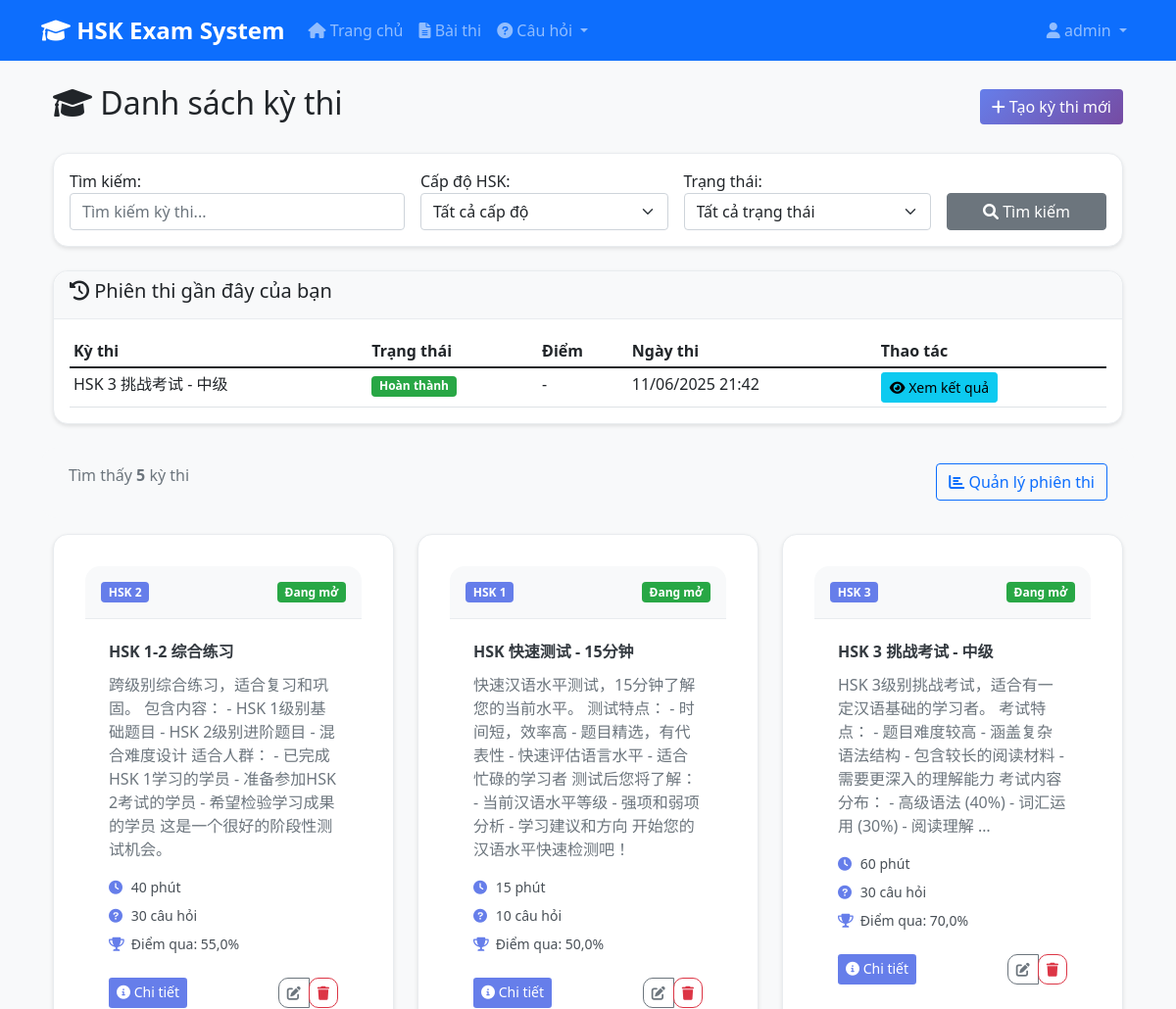
Page /exams/ (signed in, upper part) on the earlier database version.
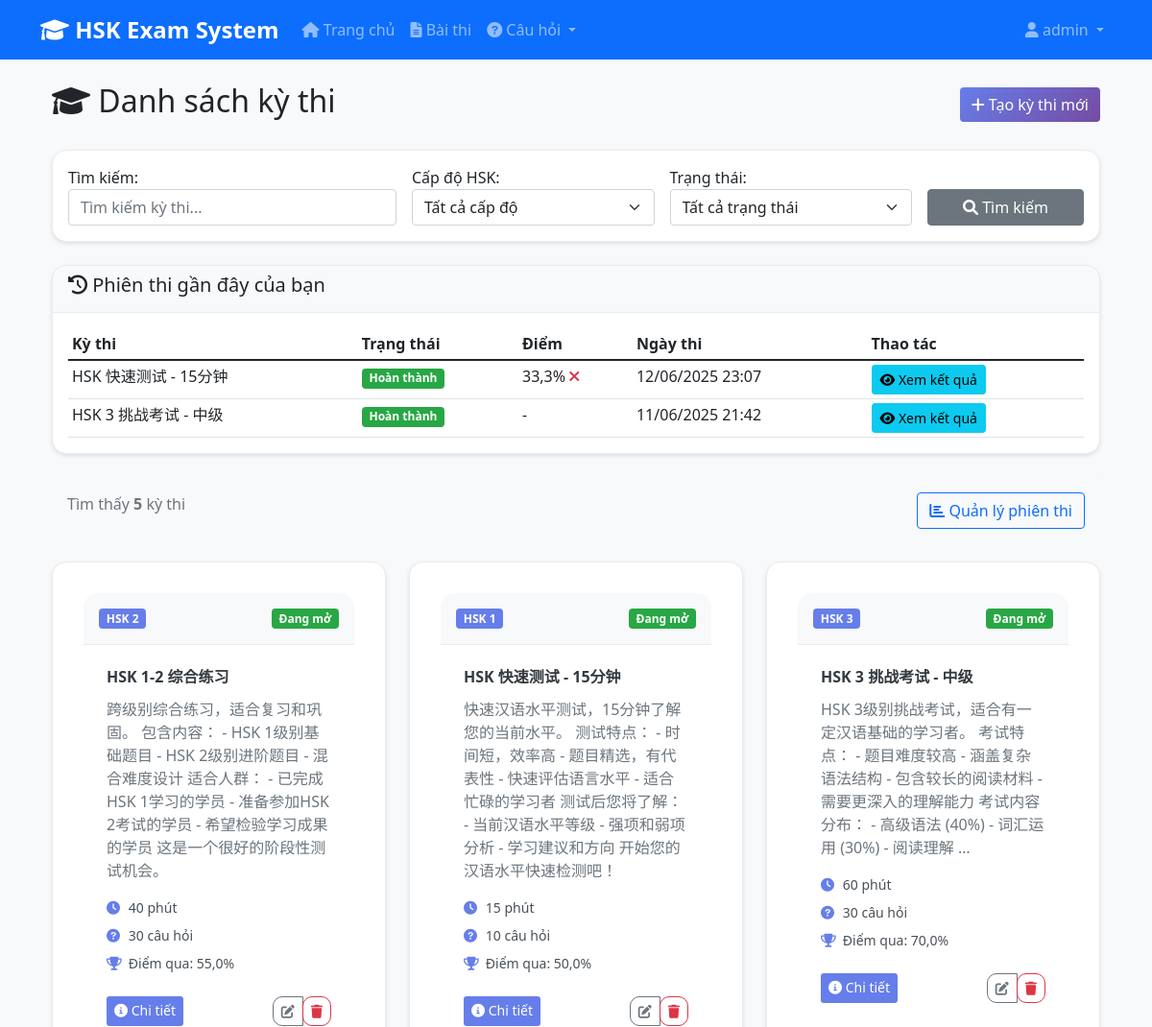
Same page on the later database version.
### apps/exams/models.py (models this page shows, shortened)
class ExamSession(TimeStampedModel):
    STATUS_CHOICES = [
        ('not_started', 'Chưa bắt đầu'),
        ('in_progress', 'Đang thi'),
        ('completed', 'Đã hoàn thành'),
        ('expired', 'Đã hết hạn'),
    ]
    exam = models.ForeignKey(
        Exam,
        on_delete=models.CASCADE,
        verbose_name="Kỳ thi"
    )
    user = models.ForeignKey(
        settings.AUTH_USER_MODEL,
        on_delete=models.CASCADE,
        verbose_name="Thí sinh"
    )
    status = models.CharField(
        max_length=20,
        choices=STATUS_CHOICES,
        default='not_started',
        verbose_name="Trạng thái"
    )
    started_at = models.DateTimeField(
        null=True,
        blank=True,
        verbose_name="Bắt đầu lúc"
    )
    completed_at = models.DateTimeField(
        null=True,
        blank=True,
        verbose_name="Hoàn thành lúc"
    )
    time_remaining = models.IntegerField(
        null=True,
        blank=True,
        help_text="Thời gian còn lại (phút)",
        verbose_name="Thời gian còn lại"
    )
    score = models.FloatField(
        null=True,
        blank=True,
        verbose_name="Điểm số"
    )
    total_points = models.IntegerField(
        default=0,
        verbose_name="Tổng điểm"
    )
    earned_points = models.IntegerField(
        default=0,
        verbose_name="Điểm đạt được"
    )
    percentage = models.FloatField(
        null=True,
        blank=True,
        verbose_name="Phần trăm"
    )
    passed = models.BooleanField(
        default=False,
        verbose_name="Đã đậu")
    questions_order = models.JSONField(
        default=list,
        blank=True,
        verbose_name="Thứ tự câu hỏi"
    )
    current_question_index = models.IntegerField(
        default=0,
        verbose_name="Chỉ số câu hỏi hiện tại"
    )
    user_answers = models.JSONField(
        default=dict,        blank=True,
        verbose_name="Câu trả lời của người dùng"
    )
    class Meta:
        ordering = ['-created_at']
        verbose_name = 'Phiên thi'
        verbose_name_plural = 'Phiên thi'
        indexes = [
            models.Index(fields=['user', 'status']),
            models.Index(fields=['exam', 'status']),
            models.Index(fields=['started_at']),
        ]

class Exam(TimeStampedModel):
    title = models.CharField(
        max_length=200,
        verbose_name="Tiêu đề kỳ thi"
    )
    description = models.TextField(
        blank=True,
        verbose_name="Mô tả"
    )
    hsk_level = models.ForeignKey(
        HSKLevel,
        on_delete=models.CASCADE,
        verbose_name="Cấp độ HSK"
    )
    question_bank = models.ForeignKey(
        QuestionBank,
        on_delete=models.CASCADE,
        verbose_name="Ngân hàng câu hỏi"
    )
    duration_minutes = models.IntegerField(
        default=120,
        validators=[MinValueValidator(1), MaxValueValidator(480)],
        verbose_name="Thời gian thi (phút)"
    )
    total_questions = models.IntegerField(
        default=40,
        validators=[MinValueValidator(1), MaxValueValidator(200)],
        verbose_name="Tổng số câu hỏi"
    )
    passing_score = models.FloatField(
        default=60.0,
        validators=[MinValueValidator(0), MaxValueValidator(100)],
        help_text="Điểm đậu (%)",
        verbose_name="Điểm đậu"
    )
    is_active = models.BooleanField(
        default=True,
        verbose_name="Kích hoạt"
    )
    start_date = models.DateTimeField(
        default=timezone.now,
        verbose_name="Ngày bắt đầu"
    )
    end_date = models.DateTimeField(
        null=True,
        blank=True,
        verbose_name="Ngày kết thúc")
    randomize_questions = models.BooleanField(
        default=True,
        verbose_name="Xáo trộn câu hỏi"
    )
    show_results_immediately = models.BooleanField(
        default=True,
        verbose_name="Hiển thị kết quả ngay"
    )
    allow_retake = models.BooleanField(
        default=True,
        verbose_name="Cho phép thi lại"
    )
    max_attempts = models.IntegerField(
        default=3,
        validators=[MinValueValidator(1), MaxValueValidator(10)],
        verbose_name="Số lần thi tối đa"
    )
    instructions = models.TextField(
        blank=True,
        verbose_name="Hướng dẫn thi",
        help_text="Hướng dẫn chi tiết cho thí sinh"
    )
    allow_navigation = models.BooleanField(
        default=True,
        verbose_name="Cho phép di chuyển giữa các câu",
        help_text="Cho phép thí sinh quay lại câu trước"
    )
    require_full_completion = models.BooleanField(
        default=False,
        verbose_name="Yêu cầu hoàn thành tất cả câu",
        help_text="Bắt buộc trả lời tất cả câu hỏi"
    )
    class Meta:
        ordering = ['-created_at']
        verbose_name = 'Kỳ thi'
        verbose_name_plural = 'Kỳ thi'
        indexes = [
            models.Index(fields=['hsk_level', 'is_active']),
            models.Index(fields=['start_date', 'end_date']),
        ]
    def is_available(self):
        now = timezone.now()
        if not self.is_active:
            return False
        if self.start_date and now < self.start_date:
            return False
        if self.end_date and now > self.end_date:
            return False
        return True

### apps/common/models.py (models this page shows)
class HSKLevel(models.Model):
    level = models.IntegerField(unique=True)
    name = models.CharField(max_length=20)
    description = models.TextField(blank=True)
    vocabulary_count = models.IntegerField(default=0)
    class Meta:
        ordering = ['level']
        verbose_name = 'HSK Level'
        verbose_name_plural = 'HSK Levels'
    def __str__(self):
        return f"HSK {self.level}"

### apps/exams/views.py (the view, shortened to what this page needs)
# urls.py: path('', views.ExamListView.as_view(), name='list'),
class ExamListView(ListView):
    model = Exam
    template_name = 'exams/exam_list.html'
    context_object_name = 'exams'
    paginate_by = 12
    def get_queryset(self):
        queryset = Exam.objects.select_related('hsk_level', 'question_bank')
        search = self.request.GET.get('search')
        hsk_level = self.request.GET.get('hsk_level')
        status = self.request.GET.get('status')
        if search:
            queryset = queryset.filter(
                Q(title__icontains=search) |
                Q(description__icontains=search)
            )
        if hsk_level:
            queryset = queryset.filter(hsk_level_id=hsk_level)
        now = timezone.now()
        return queryset.order_by('-created_at')
    def get_context_data(self, **kwargs):
        context = super().get_context_data(**kwargs)
        context['search_form'] = ExamSearchForm(self.request.GET)
        context['total_exams'] = self.get_queryset().count()
        if self.request.user.is_authenticated:
            context['user_sessions'] = ExamSession.objects.filter(
                user=self.request.user
            ).select_related('exam').order_by('-created_at')[:5]
        return context

### apps/exams/forms.py
class ExamSearchForm(forms.Form):
    search = forms.CharField(
        required=False,
        widget=forms.TextInput(attrs={
            'class': 'form-control',
            'placeholder': 'Tìm kiếm kỳ thi...'
        }),
        label='Tìm kiếm'
    )
    hsk_level = forms.ModelChoiceField(
        queryset=HSKLevel.objects.all().order_by('level'),
        required=False,
        empty_label='Tất cả cấp độ',
        widget=forms.Select(attrs={
            'class': 'form-select'
        }),
        label='Cấp độ HSK'
    )
    status = forms.ChoiceField(
        choices=[
            ('', 'Tất cả trạng thái'),
            ('available', 'Khả dụng'),
            ('upcoming', 'Sắp diễn ra'),
            ('expired', 'Đã kết thúc'),
            ('inactive', 'Ngừng hoạt động'),
        ],
        required=False,
        widget=forms.Select(attrs={
            'class': 'form-select'
        }),
        label='Trạng thái'
    )

### templates/exams/exam_list.html (shortened to what the changed rows need)
{% extends 'base.html' %}
{% load static %}
{% block extra_css %}
<link rel="stylesheet" href="{% static 'css/variables.css' %}">
<link rel="stylesheet" href="{% static 'css/exams/exam_common.css' %}">
<link rel="stylesheet" href="{% static 'css/exams/exam_list.css' %}">
{% endblock extra_css %}
{% block content %}
<div class="container mt-4">
    <div class="row">
        <div class="col-md-12">
            <div class="d-flex justify-content-between align-items-center mb-4">
                <h2><i class="fas fa-graduation-cap"></i> Danh sách kỳ thi</h2>
            </div>
            {% if user.is_authenticated and user_sessions %}
            <div class="card recent-sessions-card mb-4">
                <div class="card-body">
                    <div class="table-responsive">
                        <table class="table table-sm">
                            <thead>
                                <tr>
                                    <th>Kỳ thi</th>
                                    <th>Trạng thái</th>
                                    <th>Điểm</th>
                                    <th>Ngày thi</th>
                                    <th>Thao tác</th>
                                </tr>
                            </thead>
                            <tbody>
                                {% for session in user_sessions %}
                                <tr>
                                    <td>{{ session.exam.title }}</td>
                                    <td>
                                        {% if session.status == 'completed' %}
                                        <span class="badge bg-success">Hoàn thành</span>
                                        {% elif session.status == 'in_progress' %}
                                        <span class="badge bg-warning">Đang thi</span>
                                        {% elif session.status == 'expired' %}
                                        <span class="badge bg-danger">Hết hạn</span>
                                        {% else %}
                                        <span class="badge bg-secondary">{{ session.get_status_display }}</span>
                                        {% endif %}
                                    </td>                                    <td>
                                        {% if session.percentage %}
                                        {{ session.percentage|floatformat:1 }}%
                                        {% if session.passed %}
                                        <i class="fas fa-check text-success"></i>
                                        {% else %}
                                        <i class="fas fa-times text-danger"></i>
                                        {% endif %}
                                        {% else %}
                                        -
                                        {% endif %}
                                    </td>
                                    <td>{{ session.created_at|date:"d/m/Y H:i" }}</td>
                                    <td>
                                        {% if session.status == 'in_progress' %}
                                        <a href="{% url 'exams:continue_exam' session.pk %}" class="btn btn-sm btn-warning">
                                            <i class="fas fa-play"></i> Tiếp tục
                                        </a>
                                        {% elif session.status in 'completed,expired' %}
                                        <a href="{% url 'exams:result' session.pk %}" class="btn btn-sm btn-info">
                                            <i class="fas fa-eye"></i> Xem kết quả
                                        </a>
                                        {% endif %}
                                    </td>
                                </tr>
                                {% endfor %}
                            </tbody>
                        </table>
                    </div>
                </div>
            </div>
            {% endif %}
            {% if exams %}
            <div class="row">
                {% for exam in exams %}
                <div class="col-md-6 col-lg-4 mb-4">
                    <div class="card exam-card h-100">
                        <div class="card-header d-flex justify-content-between align-items-center">
                            <span class="badge bg-primary">{{ exam.hsk_level.name }}</span>
                            {% if exam.is_available %}
                            <span class="badge bg-success">Đang mở</span>
                            {% elif exam.start_date > now %}
                            <span class="badge bg-warning">Sắp mở</span>
                            {% else %}
                            <span class="badge bg-secondary">Đã đóng</span>
                            {% endif %}
                        </div>
                        <div class="card-body">
                            <h6 class="card-title">{{ exam.title }}</h6>
                            <p class="card-text">{{ exam.description|truncatewords:20|default:"Không có mô tả" }}</p>
                            <ul class="list-unstyled">
                                <li><i class="fas fa-clock"></i> {{ exam.duration_minutes }} phút</li>
                                <li><i class="fas fa-question-circle"></i> {{ exam.total_questions }} câu hỏi</li>
                                <li><i class="fas fa-trophy"></i> Điểm qua: {{ exam.passing_score }}%</li>
                            </ul>
                            <div class="d-flex justify-content-between">
                                <a href="{% url 'exams:detail' exam.id %}" class="btn btn-primary btn-sm">
                                    <i class="fas fa-info-circle"></i> Chi tiết
                                </a>
                                {% if user.is_staff %}
                                <div class="btn-group">
                                    <a href="{% url 'exams:update' exam.id %}" class="btn btn-outline-secondary btn-sm">
                                        <i class="fas fa-edit"></i>
                                    </a>
                                    <a href="{% url 'exams:delete' exam.id %}" class="btn btn-outline-danger btn-sm">
                                        <i class="fas fa-trash"></i>
                                    </a>
                                </div>
                                {% endif %}
                            </div>
                        </div>
                    </div>
                </div>
                {% endfor %}
            </div>
            {% else %}
            <div class="alert alert-info">
                <i class="fas fa-info-circle"></i> Hiện tại chưa có bài thi nào. Vui lòng quay lại sau!
            </div>
            {% endif %}
        </div>
    </div>
</div>
{% endblock %}

Differences in the rows shown:
added ExamSession: exam "HSK 快速测试 - 15分钟", status "Hoàn thành", percentage "33,3", passed False (drawn), created_at "12/06/2025 23:07"
